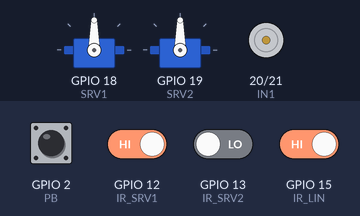
This sketch was run on a simulated ESP32-C6. Shown: 2 × servo, motor-driver pin pairs drawn as motors (green arrow = first pin HIGH = forward, orange = second pin HIGH = backward, longer = more drive). The test bench sets the inputs (shaded band); at power-on: GPIO 12 (IR_SRV1), GPIO 15 (IR_LIN) HIGH, GPIO 2 (PB), GPIO 13 (IR_SRV2) LOW. What the sketch prints to the serial monitor is not drawn.

Above: at 2.2 s.
2.3 s: GPIO 2 (PB) pulsed HIGH 2 times (0.12 s each, 0.3 s apart)
At 2.9 s:
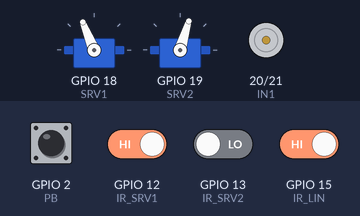
4.4 s: GPIO 13 (IR_SRV2) driven HIGH
At 4.8 s:
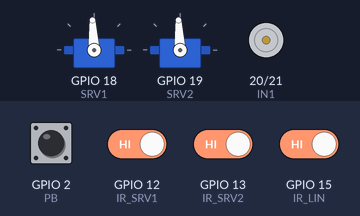
5.9 s: GPIO 15 (IR_LIN) driven LOW
At 6.8 s:
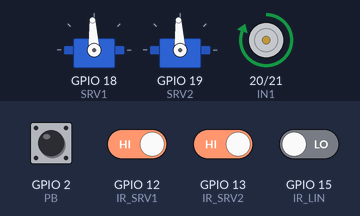
7.6 s: GPIO 12 (IR_SRV1) driven LOW
At 8.0 s:
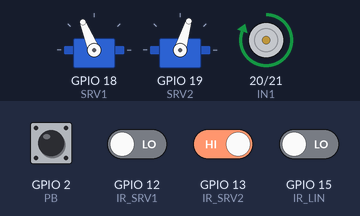
10.6 s: GPIO 12 (IR_SRV1) driven HIGH
At 11.77 s:
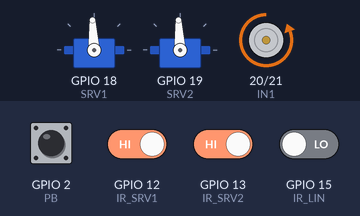
13.4 s: GPIO 13 (IR_SRV2) driven LOW
At 15.7 s:
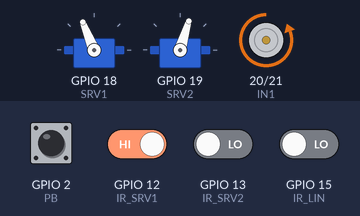
Timing chart, 0 to 17.2 s (numbered marks = the images above; inputs shaded):
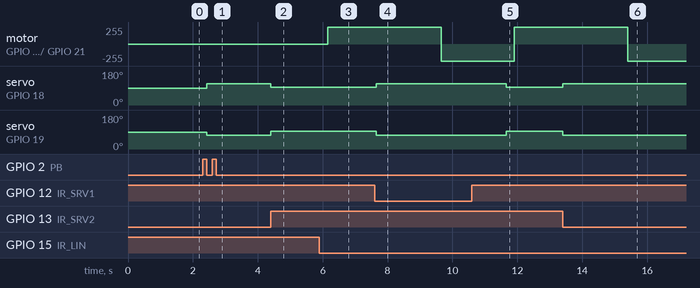

The sketch:

4_13_Shuffleop.ino
```cpp
#include <ESP32Servo.h>

const int PB = 2;        //Pushbutton input
const int IR_SRV1 = 12;  //SRV Motor Line 1 IR (forward line)
const int IR_SRV2 = 13;  //SRV Motor Line 2 IR (reveerse line)
const int IR_LIN = 15;    //Linear Actuator IR Sensor

const int SRV1 = 18;     //Servo Motor Line 1
const int SRV2 = 19;     //Servo Motor Line 2
const int IN1 = 20;      //Linear Actuator Input (White)
const int IN2 = 21;      //Linear Actuator Input (Brown)

Servo myServo1;         //Create servo line 1 class
Servo myServo2;         //Create servo line 2 class
void setup() {
  Serial.begin(115200);
  delay(1000);
  Serial.println("ESP32-C6 is working");
  pinMode(PB, INPUT);
  pinMode(IR_LIN, INPUT);
  pinMode(IR_SRV1, INPUT);
  pinMode(IR_SRV2, INPUT);
  pinMode(IN1, OUTPUT);
  pinMode(IN2, OUTPUT);

  myServo1.attach(SRV1);
  myServo2.attach(SRV2);


  // stop actuator at startup
  digitalWrite(IN1, LOW);
  digitalWrite(IN2, LOW);

}
bool shuffleEN = false;
bool trayextDN = false;
void loop() {
  //Serial.println("test");
  int PBstate = digitalRead(PB);
  int LINstate = digitalRead(IR_LIN);
  int SRV1state = digitalRead(IR_SRV1);     //forward line
  int SRV2state = digitalRead(IR_SRV2);     //reverse line


  //delay(500);
if (PBstate == HIGH) {
    //delay(500);
  shuffleEN = true;
   // Serial.println("high");}
}else //{Serial.println("low");}

if(shuffleEN == true) {
  Serial.println("GO");
  // Card Detection
   if ((SRV1state == LOW) || (SRV2state == LOW)){
   // Serial.println("CARD DETECT");
    myServo1.writeMicroseconds(1700);
    myServo2.writeMicroseconds(1300); }
    else {
    //  Serial.println("NO SRV CARD DETECT");
      myServo1.writeMicroseconds(1500);
      myServo2.writeMicroseconds(1500);}


//Test code
/*
if (PBstate == HIGH)
{
  extendActuator();
}
  else {retractActuator();} */


  if (LINstate == LOW && SRV1state == HIGH && SRV2state == HIGH) //Only run if collection tray cards are present and Pre-shuffle trays are both empty
  {
    delay(250);            //Slight delay to ensure all cards have fallen to collection tray
    extendActuator();
    //Serial.println("LIN - Object detected -> Extending actuator");
  } else if(trayextDN == true) {
    delay(2000);           //Delay to minimize human pinchpoints
    retractActuator();     //Retract tray after user retrieves decks
   // Serial.println("LIN - No object -> Actuator stopped");
  }
}
}
void extendActuator() {         //Extend Collection tray
  digitalWrite(IN1, HIGH);
  digitalWrite(IN2, LOW);
  trayextDN = true;             //Changes value after tray if fully extended (enables delay for retraction)
}

void retractActuator() {        //Retract empty collection tray
  digitalWrite(IN1, LOW);
  digitalWrite(IN2, HIGH);
}

void stopActuator() {
  digitalWrite(IN1, LOW);
  digitalWrite(IN2, LOW);
}
```

Measured:
- after the input at 2.3 s, servo on GPIO 18 (SRV1): 90° → 112° after 0.12 s; servo on GPIO 19 (SRV2): 90° → 73° after 0.12 s
- after the input at 4.4 s, servo on GPIO 18 (SRV1): 112° → 93° at once; servo on GPIO 19 (SRV2): 73° → 93° at once
- after the input at 5.9 s, motor on GPIO 20 (IN1) / GPIO 21 (IN2): stopped → forward 255/255 after 0.25 s
- after the input at 7.6 s, motor on GPIO 20 (IN1) / GPIO 21 (IN2): forward 255/255 → backward 255/255 after 2.1 s; servo on GPIO 18 (SRV1): 93° → 112° after 0.05 s; servo on GPIO 19 (SRV2): 93° → 73° after 0.05 s
- after the input at 10.6 s, motor on GPIO 20 (IN1) / GPIO 21 (IN2): backward 255/255 → forward 255/255 after 1.3 s; servo on GPIO 18 (SRV1): 112° → 93° after 1.1 s; servo on GPIO 19 (SRV2): 73° → 93° after 1.1 s
- after the input at 13.4 s, motor on GPIO 20 (IN1) / GPIO 21 (IN2): forward 255/255 → backward 255/255 after 2.0 s; servo on GPIO 18 (SRV1): 93° → 112° at once; servo on GPIO 19 (SRV2): 93° → 73° at once
